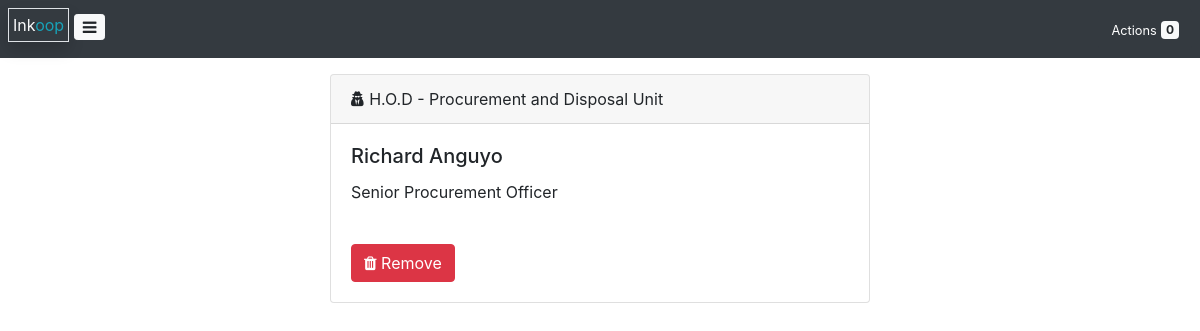
Screenshot of /user-department/2/head (signed in) with the database file from the repository.
### core/models.py (models this page shows, shortened)
class UserDepartment(models.Model):
    name = models.CharField(max_length=128, unique=True)
    is_pdu = models.BooleanField(default=False)
    is_official = models.BooleanField(default=False)
    budget_sealing = models.IntegerField(default=0)
    hod = models.ForeignKey(User, null=True, on_delete=models.CASCADE)
    sub_programme = models.ForeignKey(SubProgramme, null=True, on_delete=models.CASCADE)
    def __str__(self):
        return self.name

class Profile(models.Model):
    display_name = models.CharField(max_length=128)
    title = models.CharField(max_length=64)
    telephone = models.CharField(max_length=16, null=True)
    is_ao = models.BooleanField(null=True)
    is_in_pdu = models.BooleanField(null=True)
    user_department = models.ForeignKey(UserDepartment, null=True, on_delete=models.CASCADE)
    user = models.OneToOneField(User, unique=False, on_delete=models.CASCADE)

### guards.py (the view)
	def wrapper(*args, **kwargs):
		request = args[0]
		user = get_user(request)
		if user.profile.is_ao:
			return func(*args, **kwargs)
		else:
			messages.error(request, "Only Accounting Officer allowed!", extra_tags="danger")
			return redirect('core:index')
		return func(*args, **kwargs)

### context_processors.py (called while the page is built)
def entity(request):
	return {
		"entity_name": settings.ENTITY_NAME,
		"entity_code": settings.ENTITY_CODE,
		"FY": settings.FINANCIAL_YEAR,
		"FY_start": settings.FY_START_DATE,
		"FY_stop": settings.FY_STOP_DATE,
	}

### core/context_processors.py (called while the page is built)
def timing(request):
	planning_process = Timing.objects.get(process="Planning")
	initiation_process = Timing.objects.get(process="Initiation")
	current_process = get_current_process()
	time_format = "M, d yy H:i"
	date_format = "F d, Y"
	return {
		"planning_process": planning_process,
		"initiation_process": initiation_process,
		"current_process": current_process,
		"time_format": time_format,
		"date_format": date_format
	}

def user_profile(request):
	user = get_user(request)
	kwargs = {"ao": get_ao()}
	if user.is_authenticated:
		kwargs["profile"] = user.profile
		kwargs["user_department"] = kwargs["profile"].user_department
		kwargs["pdu_head"] = get_pdu_head()
	return kwargs

def actions(request):
	user = get_user(request)
	if user.is_authenticated:
		kwargs = {
			"plan_actions":user.incharge_plan_set.filter(consolidated_on=None),
			"requisition_actions":user.incharge_requisition_set.filter(ao_approved_on=None),
			"pdu_actions":[],
			"ao_actions":[]
		}
		kwargs["action_count"] = kwargs["plan_actions"].count() + kwargs["requisition_actions"].count() + len(kwargs["pdu_actions"]) + len(kwargs["ao_actions"])
		return kwargs
	return {}

### core/models.py (called while the page is built)
    def is_valid(self):
        if self.start and self.stop and self.submission_deadline:
            if self.start < self.submission_deadline <= self.stop:
                return True
        return False

### core/views/user_department.py (called while the page is built)
@only_ao_allowed
def get_user_department_head(request, user_department_id):
	department = UserDepartment.objects.get(id=user_department_id)
	head = department.hod
	context = {"head": head, "department":department}
	return render(request, "user_department/user-department.html", context)

### guards.py (called while the page is built)
def only_ao_allowed(func):
	def wrapper(*args, **kwargs):
		request = args[0]
		user = get_user(request)
		if user.profile.is_ao:
			return func(*args, **kwargs)
		else:
			messages.error(request, "Only Accounting Officer allowed!", extra_tags="danger")
			return redirect('core:index')
		return func(*args, **kwargs)
	return wrapper

### templatetags/app_tags.py (called while the page is built)
@register.filter(name="currency")
def currency(value):
	if isinstance(value, int):
		return f'{value:,} {settings.CURRENCY}'
	return value

### utils.py (called while the page is built)
def get_pdu_head():
	pdu = UserDepartment.objects.get(is_pdu=True)
	return pdu.hod

def get_ao():
	ao = Profile.objects.get(is_ao=True)
	return ao.user

### core/templates/user_department/user-department.html
{% extends 'user-base.html' %}
{% block content %}
<div >
    <div class="login-content">
        <div class="card">
            <div class="card-header">
                <i class="fa fa-user-secret"></i> H.O.D - {{ department }}
            </div>
            <div class="card-body">
                {% if not head %}
                <p class="text-info">This department has no head</p>
                {% else %}
                    {% with head_profile=head.profile %}
                    <div>
                        <h5 class="card-title">{{head_profile.display_name}}</h5>
                        <p class="card-text">{{head_profile.title}}</p>
                    </div>
                    {% endwith %}
                {% endif %}
            </div>
            {% block user_department_head %}
            <div class="card-body">
                {% if not head %}
                <a href="{% url 'core:update_user_department_head' user_department_id=department.id %}" class="btn btn-info"><span class="fa fa-check"></span> SET</a>
                {% else %}                <a href="{% url 'core:delete_user_department_head' user_department_id=department.id %}" class="btn btn-danger"><span class="fa fa-trash"></span> Remove</a>
                {% endif %}
            </div>
            {% endblock %}
            </div>
    </div>
</div>
{% endblock %}

### static/css/style.css (style rules this page uses)
.login-content { max-width: 540px; margin: 2vh auto; }
a { text-decoration: none; }

### rows the page displays
UserDepartment: name "Procurement and Disposal Unit"
Profile: display_name "Richard Anguyo", title "Senior Procurement Officer"

### other values shown
{{ action_count }} "0"
